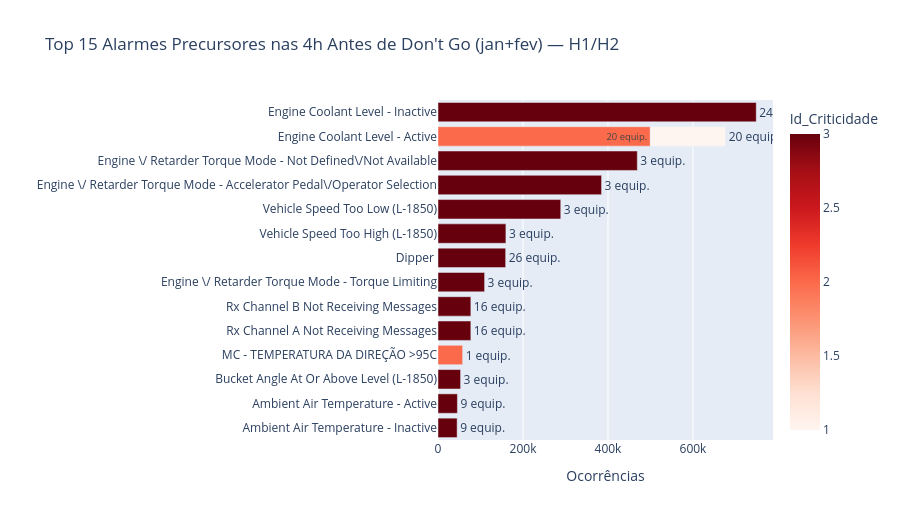

The notebook cell saved with this chart:
### Code cell
fig = px.bar(
    precursores.head(15).to_pandas(),
    x="ocorrencias", y="Alarme", orientation="h",
    color="Id_Criticidade",
    title="Top 15 Alarmes Precursores nas 4h Antes de Don't Go (jan+fev) — H1/H2",
    labels={"ocorrencias": "Ocorrências", "Alarme": ""},
    color_continuous_scale="Reds",
    text="n_equipamentos",
)
fig.update_traces(texttemplate="%{text} equip.", textposition="outside")
fig.update_layout(height=520, yaxis={"categoryorder": "total ascending"})
fig.show()

### Figure 1 — Plotly figure (JSON) as saved in the notebook; plotly's stock layout.template omitted (floating-point values rounded to 4 significant figures)
{"data": [{"hovertemplate": "Ocorrências=%{x}<br>=%{y}<br>n_equipamentos=%{text}<br>Id_Criticidade=%{marker.color}<extra></extra>", "legendgroup": "", "marker": {"color": [3, 2, 3, 3, 3, 1, 3, 3, 3, 3, 3, 2, 3, 3, 3], "coloraxis": "coloraxis", "pattern": {"shape": ""}}, "name": "", "orientation": "h", "showlegend": false, "text": [24.0, 20.0, 3.0, 3.0, 3.0, 20.0, 3.0, 26.0, 3.0, 16.0, 16.0, 1.0, 3.0, 9.0, 9.0], "textposition": "outside", "texttemplate": "%{text} equip.", "type": "bar", "x": [748937, 499698, 469040, 384917, 288867, 177307, 159805, 159213, 109672, 77304, 77273, 57952, 53132, 45673, 45010], "xaxis": "x", "y": ["Engine Coolant Level - Inactive", "Engine Coolant Level - Active", "Engine \\/ Retarder Torque Mode - Not Defined\\/Not Available", "Engine \\/ Retarder Torque Mode - Accelerator Pedal\\/Operator Selection", "Vehicle Speed Too Low (L-1850)", "Engine Coolant Level - Active", "Vehicle Speed Too High (L-1850)", "Dipper ", "Engine \\/ Retarder Torque Mode - Torque Limiting", "Rx Channel B Not Receiving Messages", "Rx Channel A Not Receiving Messages", "MC - TEMPERATURA DA DIREÇÃO >95C", "Bucket Angle At Or Above Level (L-1850)", "Ambient Air Temperature - Active", "Ambient Air Temperature - Inactive"], "yaxis": "y"}], "layout": {"barmode": "relative", "coloraxis": {"colorbar": {"title": {"text": "Id_Criticidade"}}, "colorscale": [[0.0, "rgb(255,245,240)"], [0.125, "rgb(254,224,210)"], [0.25, "rgb(252,187,161)"], [0.375, "rgb(252,146,114)"], [0.5, "rgb(251,106,74)"], [0.625, "rgb(239,59,44)"], [0.75, "rgb(203,24,29)"], [0.875, "rgb(165,15,21)"], [1.0, "rgb(103,0,13)"]]}, "height": 520, "legend": {"tracegroupgap": 0}, "title": {"text": "Top 15 Alarmes Precursores nas 4h Antes de Don't Go (jan+fev) — H1/H2"}, "xaxis": {"anchor": "y", "domain": [0.0, 1.0], "title": {"text": "Ocorrências"}}, "yaxis": {"anchor": "x", "categoryorder": "total ascending", "domain": [0.0, 1.0], "title": {"text": ""}}}}
